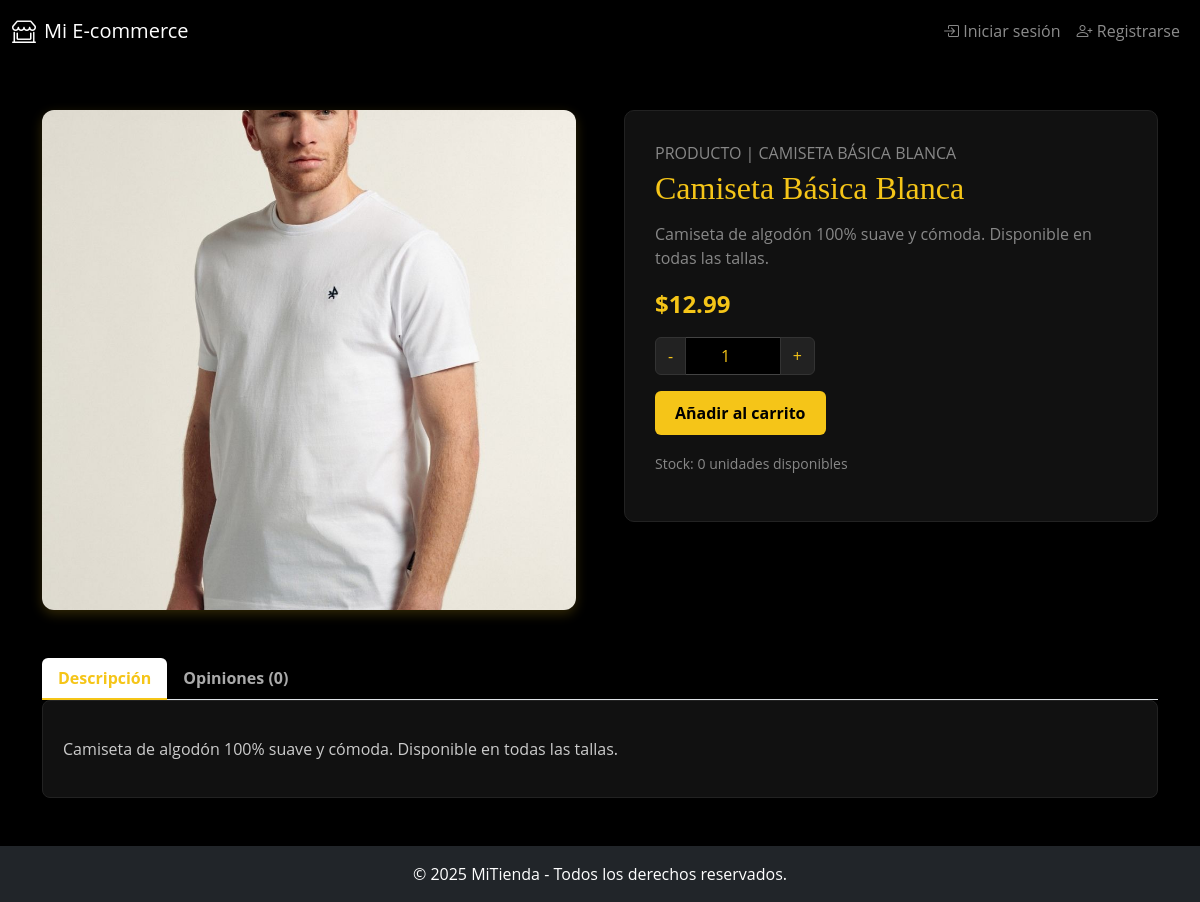
The page /producto.php?id=1 on the database its author committed.
### tables this page shows
CREATE TABLE `productos` (
  `id` int(11) NOT NULL,
  `nombre` varchar(255) NOT NULL,
  `descripcion` text NOT NULL,
  `precio` decimal(10,2) NOT NULL,
  `imagen` varchar(255) DEFAULT NULL,
  `categoria_id` int(11) DEFAULT NULL,
  `fecha_agregado` timestamp NOT NULL DEFAULT current_timestamp(),
  `stock` int(11) DEFAULT 0
);

### producto.php (the view, shortened to what this page needs)
<?php
require 'conexion.php';
require 'header.php';
require 'navbar.php';
$id = $_GET['id'];
$stmt = $conn->prepare("SELECT * FROM productos WHERE id = ?");
$stmt->bind_param("i", $id);
$stmt->execute();
$resultado = $stmt->get_result();
$producto = $resultado->fetch_assoc();
?>
<div class="container py-5">
    <div class="row gx-5">
        <div class="col-md-6">
            <img src="<?= htmlspecialchars($producto['imagen']) ?>" class="product-image" alt="<?= htmlspecialchars($producto['nombre']) ?>">
        </div>
        <div class="col-md-6">
            <div class="product-details">
                <p class="text-uppercase text-muted mb-1">Producto | <?= ucfirst($producto['nombre']) ?></p>
                <h2><?= htmlspecialchars($producto['nombre']) ?></h2>
                <p class="text-muted"><?= htmlspecialchars($producto['descripcion']) ?></p>
                <div class="price">$<?= number_format($producto['precio'], 2) ?></div>
                <form action="agregar_al_carrito.php" method="POST">
                    <div class="input-group mb-3" style="max-width: 160px;">
                        <button class="btn btn-outline-secondary" type="button" onclick="cambiarCantidad(-1)">-</button>
                        <input type="number" name="cantidad" id="cantidad" class="form-control text-center" value="1" min="1" max="<?= $producto['stock'] ?>">
                        <button class="btn btn-outline-secondary" type="button" onclick="cambiarCantidad(1)">+</button>
                    </div>
                    <button type="submit" class="btn btn-add">Añadir al carrito</button>
                </form>
                <p class="mt-3 text-muted"><small>Stock: <?= $producto['stock'] ?> unidades disponibles</small></p>
            </div>
        </div>
    </div>
    <div class="tabs mt-5">
        <ul class="nav nav-tabs" id="productoTabs" role="tablist">
            <li class="nav-item">
                <button class="nav-link active" id="descripcion-tab" data-bs-toggle="tab" data-bs-target="#descripcion" type="button" role="tab">Descripción</button>
            </li>
            <li class="nav-item">
                <button class="nav-link" id="opiniones-tab" data-bs-toggle="tab" data-bs-target="#opiniones" type="button" role="tab">Opiniones (0)</button>
            </li>
        </ul>
        <div class="tab-content" id="productoTabsContent">
            <div class="tab-pane fade show active" id="descripcion" role="tabpanel">
                <p class="mt-3"><?= nl2br(htmlspecialchars($producto['descripcion'])) ?></p>
            </div>
        </div>
    </div>
</div>
<?php require 'footer.php'; ?>

### producto.php (style rules this page uses)
body { background-color: #000; font-family: 'Open Sans', sans-serif; color: #f8f9fa; }
.product-image { border-radius: 12px; object-fit: cover; width: 100%; max-height: 500px; box-shadow: 0 4px 12px rgba(245, 197, 24, 0.2); }
.product-details { border: 1px solid #222; padding: 30px; border-radius: 10px; background-color: #111; }
.product-details h2 { font-family: 'Playfair Display', serif; font-size: 2rem; color: #f5c518; margin-bottom: 15px; }
.product-details p { color: #ccc; }
.price { font-weight: bold; font-size: 1.5rem; color: #f5c518; margin-bottom: 15px; }
.btn-add { background-color: #f5c518; color: #000; font-weight: bold; border: none; padding: 10px 20px; transition: 0.3s; }
.input-group .btn-outline-secondary { background-color: #222; color: #f5c518; border-color: #333; }
.form-control { background-color: #000; border: 1px solid #444; color: #f5c518; }
.tabs { margin-top: 50px; }
.nav-tabs .nav-link { border: none; border-bottom: 2px solid transparent; color: #aaa; font-weight: bold; background-color: transparent; }
.nav-tabs .nav-link.active { border-bottom: 2px solid #f5c518; color: #f5c518; }
.tab-content { background-color: #111; padding: 20px; border-radius: 8px; color: #ccc; border: 1px solid #222; }
.text-muted { color: #888 !important; }

### rows shown on the page
productos: imagen (picture), nombre "CAMISETA BÁSICA BLANCA", nombre "Camiseta Básica Blanca", descripcion "Camiseta de algodón 100% suave y cómoda. Disponible en todas las tallas.", precio "12.99", stock "0"
